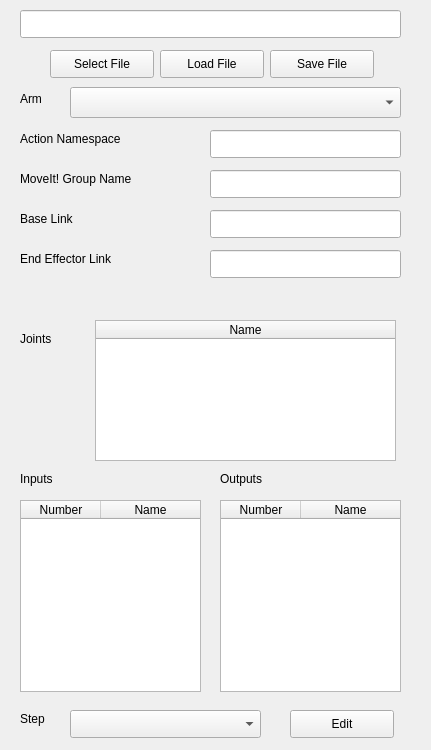
<?xml version="1.0" encoding="UTF-8"?>
<ui version="4.0">
 <class>injerrobotWidget</class>
 <widget class="QWidget" name="injerrobotWidget">
  <property name="geometry">
   <rect>
    <x>0</x>
    <y>0</y>
    <width>431</width>
    <height>750</height>
   </rect>
  </property>
  <property name="windowTitle">
   <string>Injerrobot</string>
  </property>
  <widget class="QPushButton" name="selectYamlPushButton">
   <property name="geometry">
    <rect>
     <x>50</x>
     <y>50</y>
     <width>104</width>
     <height>28</height>
    </rect>
   </property>
   <property name="text">
    <string>Select File</string>
   </property>
  </widget>
  <widget class="QPushButton" name="loadYamlPushButton">
   <property name="geometry">
    <rect>
     <x>160</x>
     <y>50</y>
     <width>104</width>
     <height>28</height>
    </rect>
   </property>
   <property name="text">
    <string>Load File</string>
   </property>
  </widget>
  <widget class="QPushButton" name="saveYamlPushButton">
   <property name="geometry">
    <rect>
     <x>270</x>
     <y>50</y>
     <width>104</width>
     <height>28</height>
    </rect>
   </property>
   <property name="text">
    <string>Save File</string>
   </property>
  </widget>
  <widget class="QComboBox" name="armBox">
   <property name="geometry">
    <rect>
     <x>70</x>
     <y>87</y>
     <width>331</width>
     <height>31</height>
    </rect>
   </property>
   <property name="editable">
    <bool>false</bool>
   </property>
  </widget>
  <widget class="QLabel" name="groupNameLabel">
   <property name="geometry">
    <rect>
     <x>20</x>
     <y>170</y>
     <width>161</width>
     <height>18</height>
    </rect>
   </property>
   <property name="text">
    <string>MoveIt! Group Name</string>
   </property>
  </widget>
  <widget class="QLabel" name="actionNSLabel">
   <property name="geometry">
    <rect>
     <x>20</x>
     <y>130</y>
     <width>161</width>
     <height>18</height>
    </rect>
   </property>
   <property name="text">
    <string>Action Namespace</string>
   </property>
  </widget>
  <widget class="QLabel" name="jointsLabel">
   <property name="geometry">
    <rect>
     <x>20</x>
     <y>330</y>
     <width>51</width>
     <height>18</height>
    </rect>
   </property>
   <property name="text">
    <string>Joints</string>
   </property>
  </widget>
  <widget class="QLineEdit" name="yamlFileEdit">
   <property name="geometry">
    <rect>
     <x>20</x>
     <y>10</y>
     <width>381</width>
     <height>28</height>
    </rect>
   </property>
  </widget>
  <widget class="QLineEdit" name="groupNameEdit">
   <property name="geometry">
    <rect>
     <x>210</x>
     <y>170</y>
     <width>191</width>
     <height>28</height>
    </rect>
   </property>
  </widget>
  <widget class="QLineEdit" name="actionNSEdit">
   <property name="geometry">
    <rect>
     <x>210</x>
     <y>130</y>
     <width>191</width>
     <height>28</height>
    </rect>
   </property>
  </widget>
  <widget class="QTableWidget" name="inputsTable">
   <property name="geometry">
    <rect>
     <x>20</x>
     <y>500</y>
     <width>181</width>
     <height>192</height>
    </rect>
   </property>
   <attribute name="horizontalHeaderCascadingSectionResizes">
    <bool>false</bool>
   </attribute>
   <attribute name="horizontalHeaderDefaultSectionSize">
    <number>80</number>
   </attribute>
   <attribute name="horizontalHeaderMinimumSectionSize">
    <number>80</number>
   </attribute>
   <attribute name="horizontalHeaderStretchLastSection">
    <bool>true</bool>
   </attribute>
   <attribute name="verticalHeaderVisible">
    <bool>false</bool>
   </attribute>
   <attribute name="verticalHeaderCascadingSectionResizes">
    <bool>false</bool>
   </attribute>
   <attribute name="verticalHeaderStretchLastSection">
    <bool>true</bool>
   </attribute>
   <column>
    <property name="text">
     <string>Number</string>
    </property>
   </column>
   <column>
    <property name="text">
     <string>Name</string>
    </property>
   </column>
  </widget>
  <widget class="QLabel" name="inputsLabel">
   <property name="geometry">
    <rect>
     <x>20</x>
     <y>470</y>
     <width>51</width>
     <height>18</height>
    </rect>
   </property>
   <property name="text">
    <string>Inputs</string>
   </property>
  </widget>
  <widget class="QLabel" name="outputsLabel">
   <property name="geometry">
    <rect>
     <x>220</x>
     <y>470</y>
     <width>51</width>
     <height>18</height>
    </rect>
   </property>
   <property name="text">
    <string>Outputs</string>
   </property>
  </widget>
  <widget class="QTableWidget" name="outputsTable">
   <property name="geometry">
    <rect>
     <x>220</x>
     <y>500</y>
     <width>181</width>
     <height>192</height>
    </rect>
   </property>
   <attribute name="horizontalHeaderCascadingSectionResizes">
    <bool>false</bool>
   </attribute>
   <attribute name="horizontalHeaderDefaultSectionSize">
    <number>80</number>
   </attribute>
   <attribute name="horizontalHeaderMinimumSectionSize">
    <number>80</number>
   </attribute>
   <attribute name="horizontalHeaderStretchLastSection">
    <bool>true</bool>
   </attribute>
   <attribute name="verticalHeaderVisible">
    <bool>false</bool>
   </attribute>
   <attribute name="verticalHeaderCascadingSectionResizes">
    <bool>false</bool>
   </attribute>
   <attribute name="verticalHeaderStretchLastSection">
    <bool>true</bool>
   </attribute>
   <column>
    <property name="text">
     <string>Number</string>
    </property>
   </column>
   <column>
    <property name="text">
     <string>Name</string>
    </property>
   </column>
  </widget>
  <widget class="QLabel" name="stepLabel">
   <property name="geometry">
    <rect>
     <x>20</x>
     <y>710</y>
     <width>51</width>
     <height>18</height>
    </rect>
   </property>
   <property name="text">
    <string>Step</string>
   </property>
  </widget>
  <widget class="QComboBox" name="stepBox">
   <property name="geometry">
    <rect>
     <x>70</x>
     <y>710</y>
     <width>191</width>
     <height>28</height>
    </rect>
   </property>
  </widget>
  <widget class="QPushButton" name="editStepPushButton">
   <property name="geometry">
    <rect>
     <x>290</x>
     <y>710</y>
     <width>104</width>
     <height>28</height>
    </rect>
   </property>
   <property name="text">
    <string>Edit</string>
   </property>
  </widget>
  <widget class="QLabel" name="armLabel">
   <property name="geometry">
    <rect>
     <x>20</x>
     <y>90</y>
     <width>51</width>
     <height>18</height>
    </rect>
   </property>
   <property name="text">
    <string>Arm</string>
   </property>
  </widget>
  <widget class="QTableWidget" name="jointsTable">
   <property name="geometry">
    <rect>
     <x>95</x>
     <y>320</y>
     <width>301</width>
     <height>141</height>
    </rect>
   </property>
   <attribute name="horizontalHeaderVisible">
    <bool>true</bool>
   </attribute>
   <attribute name="horizontalHeaderStretchLastSection">
    <bool>true</bool>
   </attribute>
   <attribute name="verticalHeaderVisible">
    <bool>false</bool>
   </attribute>
   <column>
    <property name="text">
     <string>Name</string>
    </property>
   </column>
  </widget>
  <widget class="QLineEdit" name="endEffectorEdit">
   <property name="geometry">
    <rect>
     <x>210</x>
     <y>250</y>
     <width>191</width>
     <height>28</height>
    </rect>
   </property>
  </widget>
  <widget class="QLabel" name="endEffectorLabel">
   <property name="geometry">
    <rect>
     <x>20</x>
     <y>250</y>
     <width>161</width>
     <height>18</height>
    </rect>
   </property>
   <property name="text">
    <string>End Effector Link</string>
   </property>
  </widget>
  <widget class="QLabel" name="baseLinkLabel">
   <property name="geometry">
    <rect>
     <x>20</x>
     <y>210</y>
     <width>161</width>
     <height>18</height>
    </rect>
   </property>
   <property name="text">
    <string>Base Link</string>
   </property>
  </widget>
  <widget class="QLineEdit" name="baseLinkEdit">
   <property name="geometry">
    <rect>
     <x>210</x>
     <y>210</y>
     <width>191</width>
     <height>28</height>
    </rect>
   </property>
  </widget>
 </widget>
 <resources/>
 <connections/>
 <slots>
  <slot>press_select_yaml()</slot>
 </slots>
</ui>
